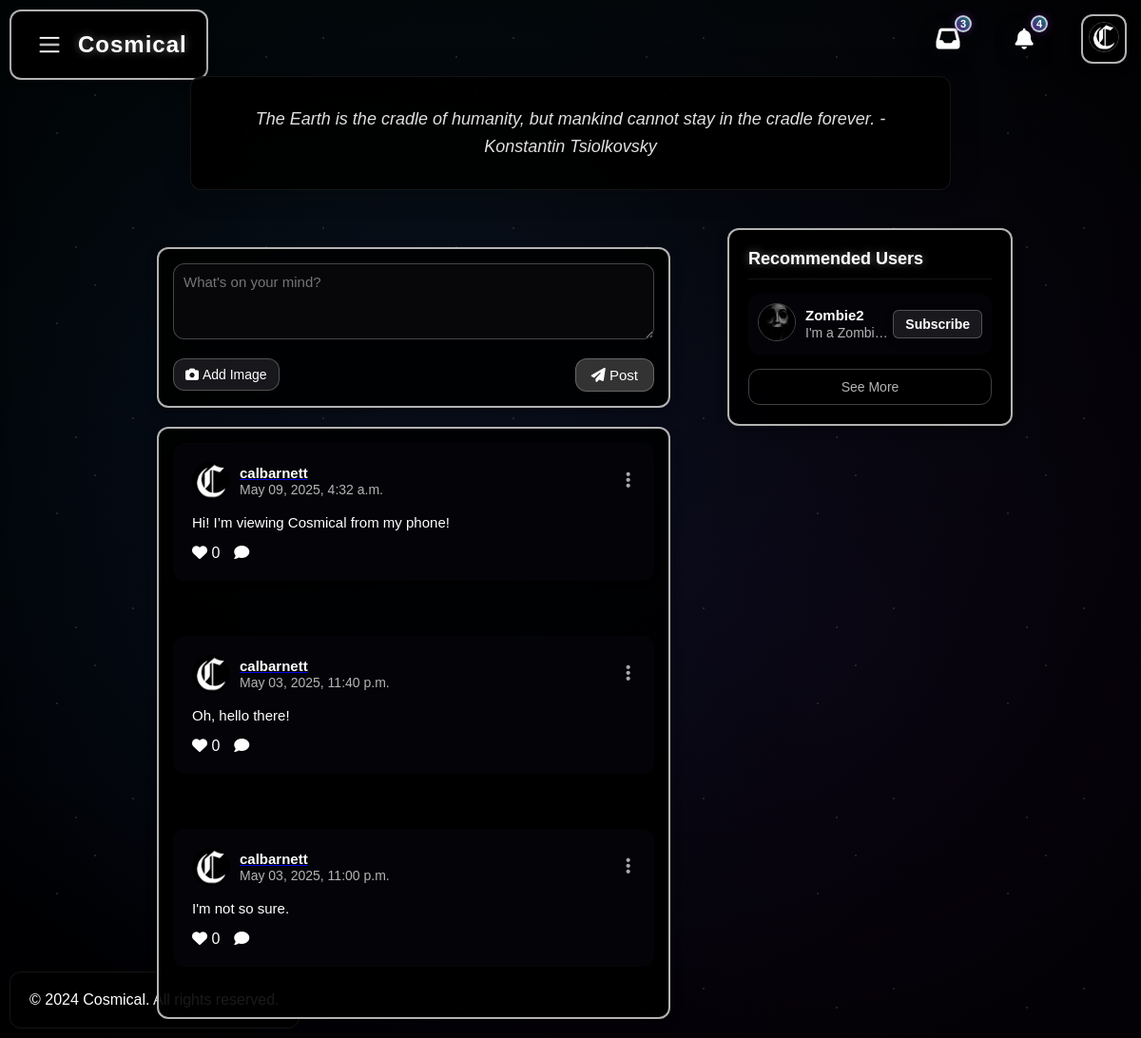
Screenshot of / (signed in) with the database file from the repository.
### Cosmical_Core/models.py (models this page shows, shortened)
class Profile(models.Model):
    user = models.ForeignKey(User, on_delete=models.CASCADE)
    id_user = models.IntegerField()
    bio = models.TextField(blank=True)
    profileimg = models.ImageField(upload_to='profile_images', default ='static/images/profileimage.png')
    bannerimg = models.ImageField(upload_to='banner_images', default ='static/images/profileimage.png')
    location = models.CharField(max_length=100, blank=True)

class Post(models.Model):
    id = models.UUIDField(primary_key=True, default=uuid.uuid4)
    user = models.CharField(max_length=100)
    image = models.ImageField(upload_to='post_images', blank=True, null=True)
    caption = models.TextField()
    created_at = models.DateTimeField(default=datetime.now)
    no_of_likes = models.IntegerField(default=0)
    def get_user_profile_img(self):
        from django.contrib.auth.models import User
        from .models import Profile
        user_object = User.objects.get(username=self.user)
        user_profile = Profile.objects.get(user=user_object)
        return user_profile.profileimg.url

### Cosmical_Core/views.py (the view)
# urls.py: path('', views.index, name='index'),
@login_required(login_url='login')
def index(request):
    user = request.user
    user_profile = Profile.objects.get(user=user)
    following_records = FollowersCount.objects.filter(follower=user.username)
    user_following_list = [f.user for f in following_records]
    followed_users = user_following_list
    all_users = User.objects.all()
    user_following_all = []
    for followed_username in user_following_list:
        try:
            user_list = User.objects.get(username=followed_username)
            user_following_all.append(user_list)
        except User.DoesNotExist:
            continue
    new_suggestions_list = [x for x in list(all_users) if (x not in list(user_following_all))]
    current_user = User.objects.filter(username=request.user.username)
    final_suggestions_list = [x for x in list(new_suggestions_list) if x not in list(current_user)]
    random.shuffle(final_suggestions_list)
    username_profile = []
    username_profile_list = []  # Fixed variable name (was username_profile_List)
    for users in final_suggestions_list:
        username_profile.append(users.id)
    for ids in username_profile:
        profile_lists = Profile.objects.filter(id_user=ids)  # Fixed field name (was is_user)
        username_profile_list.append(profile_lists)
    suggestions_username_profile_list = list(chain(*username_profile_list))
    subscriptions = []
    for followed_username in user_following_list:
        try:
            followed_user = User.objects.get(username=followed_username)
            followed_profile = Profile.objects.get(user=followed_user)
            subscriptions.append({
                'username': followed_username,
                'profile_img': followed_profile.profileimg.url
            })
        except (User.DoesNotExist, Profile.DoesNotExist):
            continue
    if user.username not in user_following_list:
        user_following_list.append(user.username)
    feed = [Post.objects.filter(user=username) for username in user_following_list]
    feed_list = list(chain(*feed))
    try:
        feed_list.sort(key=lambda post: post.created_at, reverse=True)
    except AttributeError:
        pass  # created_at might not exist in some edge cases
    return render(request, 'index.html', {
        'user_profile': user_profile,
        'posts': feed_list,
        'subscriptions': subscriptions,
        'suggestions_username_profile_list': suggestions_username_profile_list[:4],
        'followed_users': followed_users  # Pass the list of followed users to the template
    })

### Cosmical_Core/context_processors.py (called while the page is built)
def subscription_processor(request):
    context = {'subscriptions': []}
    if request.user.is_authenticated:
        following_records = FollowersCount.objects.filter(follower=request.user.username)
        subscriptions = []
        for record in following_records:
            try:
                followed_user = User.objects.get(username=record.user)
                followed_profile = Profile.objects.get(user=followed_user)
                subscriptions.append({
                    'username': record.user,
                    'profile_img': followed_profile.profileimg.url
                })
            except (User.DoesNotExist, Profile.DoesNotExist):
                continue
        context['subscriptions'] = subscriptions
    return context

### templates/index.html (shortened to what this page needs)
{% load static %}
{% load custom_tags %}
<!DOCTYPE html>
<html lang="en">
<head>
    <link rel="stylesheet" href="{% static 'css/styles.css' %}">
    <link rel="stylesheet" href="https://cdnjs.cloudflare.com/ajax/libs/font-awesome/6.5.1/css/all.min.css">
</head>
<body>
    <header>
        <div class="menu-container">
            <div class="menu-button" aria-label="Toggle menu" onclick="toggleMenu()">
                <img src="{% static 'icons/whitehammenu.png' %}" alt="Menu" class="hamburgerbutton">
            </div>
        </div>
        <h1><a href="/">Cosmical</a></h1>
    </header>
    <div class="toolbar">
        <div class="inbox-btn" id="inboxButton">
            <a href="{% url 'inbox' %}"><i class="fas fa-inbox"></i></a>
            <span class="notification-badge">3</span>
        </div>
        <div class="notification-btn" id="uplnotificationButton">
            <i class="fas fa-bell"></i>
            <span class="notification-badge">4</span>
        </div>
        <div class="your-profile" id="profileButton">
            <div class="profile_icon">
                <img src="{{ user_profile.profileimg.url|default:'/static/images/profileimage.png' }}" id="your_profile_image" class="home_profile_icon" alt="Profile">
            </div>
        </div>
    </div>
            <div class="quote-container">
                <p id="quote"></p>
            </div>
    <div class="main-content">
        <div class="content-column">
            <div class="create-post">
                <div class="create-post-container">
                    <form action="{% url 'upload' %}" method="POST" enctype="multipart/form-data" class="create-post-form">
                        <div class="create-post-top">
                            <textarea name="caption" class="create-post-textarea" placeholder="What's on your mind?" maxlength="280" required></textarea>
                        </div>
                        <div class="create-post-bottom">
                            <label for="image-upload" class="image-upload-label">
                                <i class="fas fa-camera"></i>&nbspAdd Image
                            </label>
                            <button type="submit" class="submit-post-button">
                                <i class="fas fa-paper-plane"></i>&nbspPost
                            </button>
                        </div>
                    </form>
                </div>
            </div>
<div class="posts-feed">
    <div class="posts-feed-container">
        {% for post in posts %}
        <div class="post-card">
            <div class="post-card-header">
                <img src="{{post.get_user_profile_img|default:'/static/images/profileimage.png' }}" class="post-avatar">
                <div class="post-user-info">
                    <a href="/profile/{{post.user}}">
                        <span class="post-username">{{post.user}}</span>
                    </a>
                    <span class="post-time">{{ post.created_at|date:"F d, Y, g:i a" }}</span>
                </div>
                <button class="post-settings-button" aria-label="Post settings" data-post-id="{{ post.id }}">
                    <i class="fas fa-ellipsis-vertical"></i>
                </button>
            </div>
            <div class="post-card-body">
                <p class="post-caption">{{ post.caption }}</p>
            </div>
            <div class="post-card-footer">
                <a href="/like-post?post_id={{post.id}}">
                    <button class="like-button">
                        <i class="fas fa-heart"></i>
                        <span class="like-count">{{post.no_of_likes}}</span>
                    </button>
                </a>
                <button class="comment-button">
                    <i class="fas fa-comment"></i>
                </button>
            </div>
        </div>
        <br>
        {% endfor %}
    </div>
</div>
        </div>
        <div class="sidebar-column">
            <div class="recommended-users">
                <div class="recommended-users-container">
                    <h3>Recommended Users</h3>
                    <div class="recommended-users-list">
                        {% for suggestion in suggestions_username_profile_list %}
                        <div class="recommended-user-card">
                            <a href="/profile/{{suggestion.user}}">
                            <img src="{{suggestion.profileimg.url|default:'/static/images/profileimage.png' }}" class="recommended-user-avatar">
                            </a>
                            <div class="recommended-user-info">
                                <a href="/profile/{{suggestion.user}}" class="recommended-username">{{suggestion.user}}</a>
                                <span class="recommended-user-bio">{{suggestion.bio}}</span>
                            </div>
                            <form action="{% url 'follow' %}" method="POST" enctype="multipart/form-data">
                                {% if suggestion.user in followed_users %}
                                <button class="follow-button unsubscribe" type="submit">Unsubscribe</button>
                                {% else %}
                                <button class="follow-button" type="submit">Subscribe</button>
                                {% endif %}
                            </form>
                        </div>
                        {% endfor %}
                    </div>
                    <form action="/search" method="POST">
                    <button onclick="redirectToPage()" class="see-more-button">See More</button>
                    </form>
                </div>
            </div>
        </div>
    </div>
    <footer>
        <p>&copy; 2024 Cosmical. All rights reserved.</p>
    </footer>
</body>
</html>

### rows the page displays
Profile: profileimg (picture)
Post: get_user_profile_img (picture), user "calbarnett", created_at "May 09, 2025, 4:32 a.m.", caption "Hi! I’m viewing Cosmical from my phone!", no_of_likes "0"
Post: get_user_profile_img (picture), user "calbarnett", created_at "May 03, 2025, 11:40 p.m.", caption "Oh, hello there!", no_of_likes "0"
Post: get_user_profile_img (picture), user "calbarnett", created_at "May 03, 2025, 11:00 p.m.", caption "I'm not so sure.", no_of_likes "0"
Profile: profileimg (picture), user "Zombie2", bio "I'm a Zombi…", shows "Subscribe"
